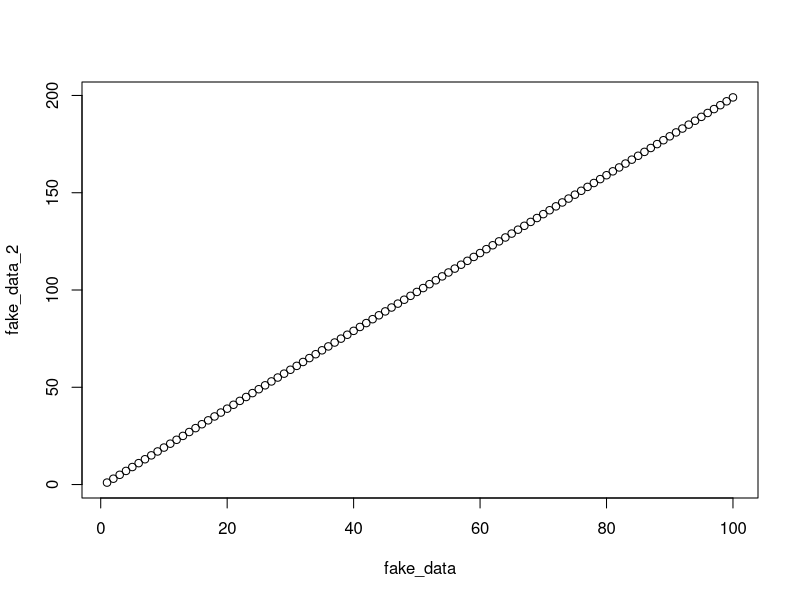

This chart was generated by the following R code:
## ---- chunk 1
fake_data <- seq(1,100)
fake_data_2 <- seq(1,200,2)
plot(x=fake_data, y=fake_data_2)

